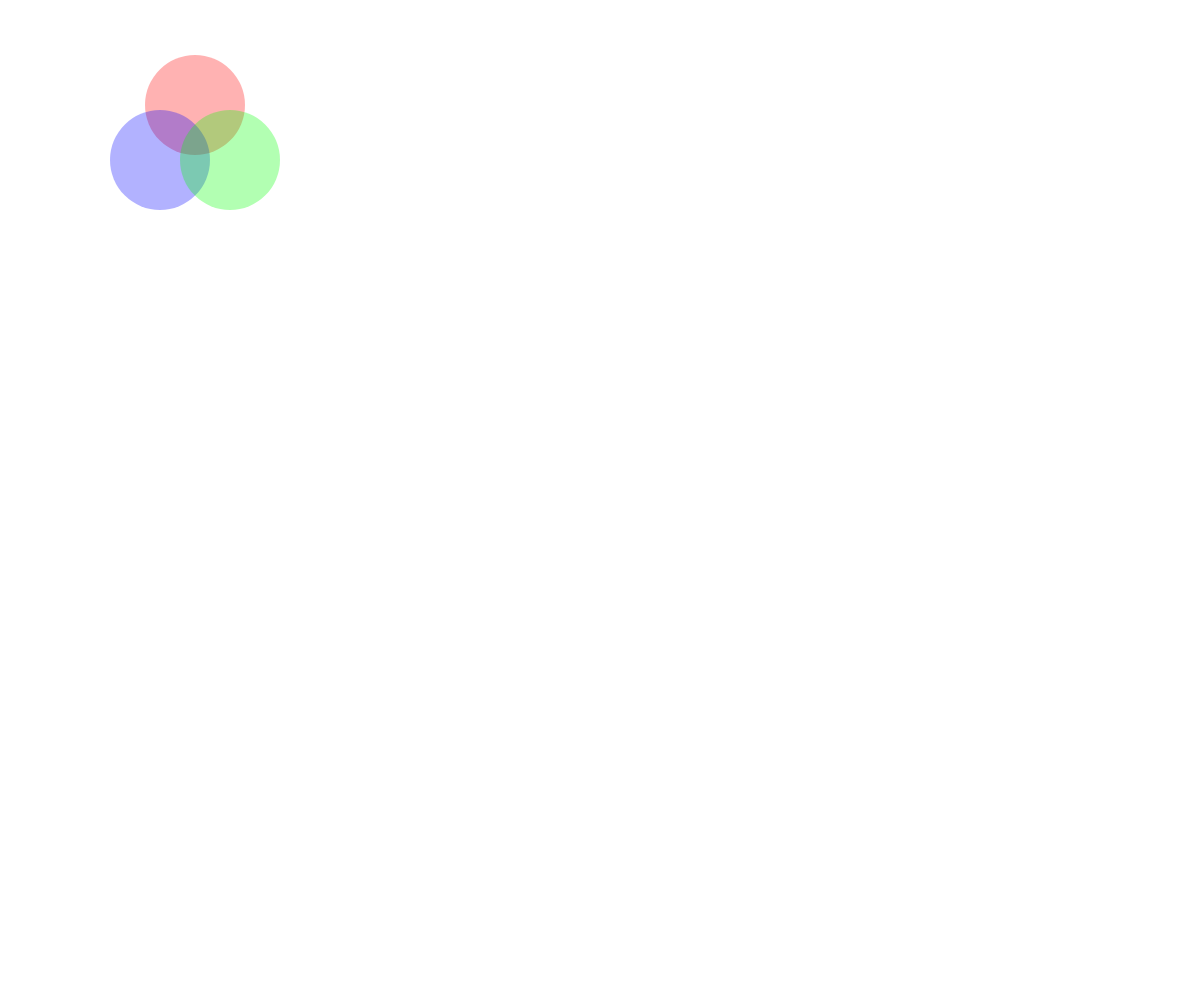
Frame 1 (no input)
Frame 60 (no input): identical to frame 1, image omitted
Frame 120 (the mouse pressed at the canvas centre since frame 60): identical to frame 1, image omitted

The p5.js sketch that drew this single still picture (run headless with seeded random() and noise() and a simulated clock; from frame 60 on, the mouse is pressed at the canvas centre):

// p5.js sketch
// ── sketch.js
function setup() {
  createCanvas(windowWidth, windowHeight);
  colorMode(HSB);
  angleMode(DEGREES);
}

function draw() {
  background(255);

  noStroke();
  fill(0,100,100,0.3); //translucent
  circle(195,105,100);

  fill(240,100,100,0.3);
  circle(160,160,100);

  fill(120,100,100,0.3);
  circle(230,160,100);
  
}
